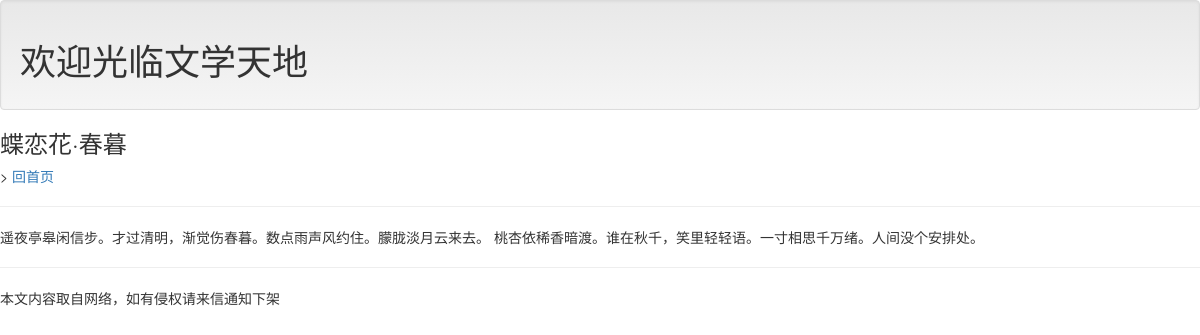
/post/李冠, run on the app's committed database.
### mainsite/models.py (models this page shows, shortened)
class Post(models.Model):
    title=models.CharField(max_length=200)
    slug=models.CharField(max_length=200)
    body=models.TextField()
    pub_date=models.DateTimeField(default=timezone.now)
    class Meta:
        ordering=('-pub_date',)

### mainsite/views.py (called while the page is built)
def showpost(request,slug):
    template=get_template('post.html')
    try:
        post=Post.objects.get(slug=slug)
        if post != None:
            html=template.render(locals())
            return HttpResponse(html)
    except:
        return redirect('/')

### templates/post.html (shortened to what this page needs)
{% extends 'base.html' %}
{% block headmessage %}
    <h3>{{ post.title }}</h3>>
    <a href="/">回首页</a>
{% endblock %}
{% block content %}
    {{ post.body }}
{% endblock %}

### data on the page
Post: title "蝶恋花·春暮", body "遥夜亭皋闲信步。才过清明，渐觉伤春暮。数点雨声风约住。朦胧淡月云来去。 桃杏依稀香暗渡。谁在秋千，笑里轻轻语。一寸相思千万绪。人间没个安排处。"
